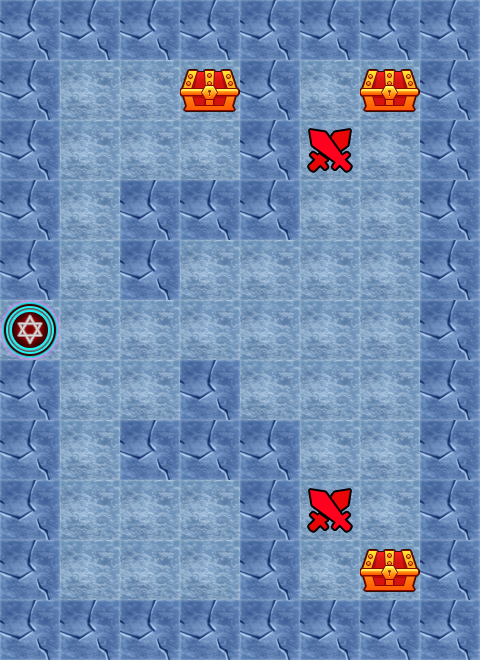

Below is a game level as drawn by its tile map, then a one-line description and the .tmx that defines it (tile-layer data replaced by summaries):
An orthogonal 8x11 tile map with 60x60 px tiles, 2 tile layers (surfaceLayer, buildingLayer) and 1 object (transfer).

<map version="1.0" orientation="orthogonal" renderorder="right-down" width="8" height="11" tilewidth="60" tileheight="60">
 <tileset firstgid="1" name="map_sprite" tilewidth="60" tileheight="60">
  <image source="map_sprite.png" width="420" height="300" />
 </tileset>
 <layer name="surfaceLayer" width="8" height="11">
  <data>[88 cells, 88 non-empty, 1 distinct tile ids]</data>
 </layer>
 <layer name="buildingLayer" width="8" height="11">
  <data>[88 cells, 55 non-empty, 5 distinct tile ids]</data>
 </layer>
 <objectgroup name="objectLayer">
  <object name="transfer" type="transfer" x="60" y="300" width="60" height="60" />
 </objectgroup>
</map>
